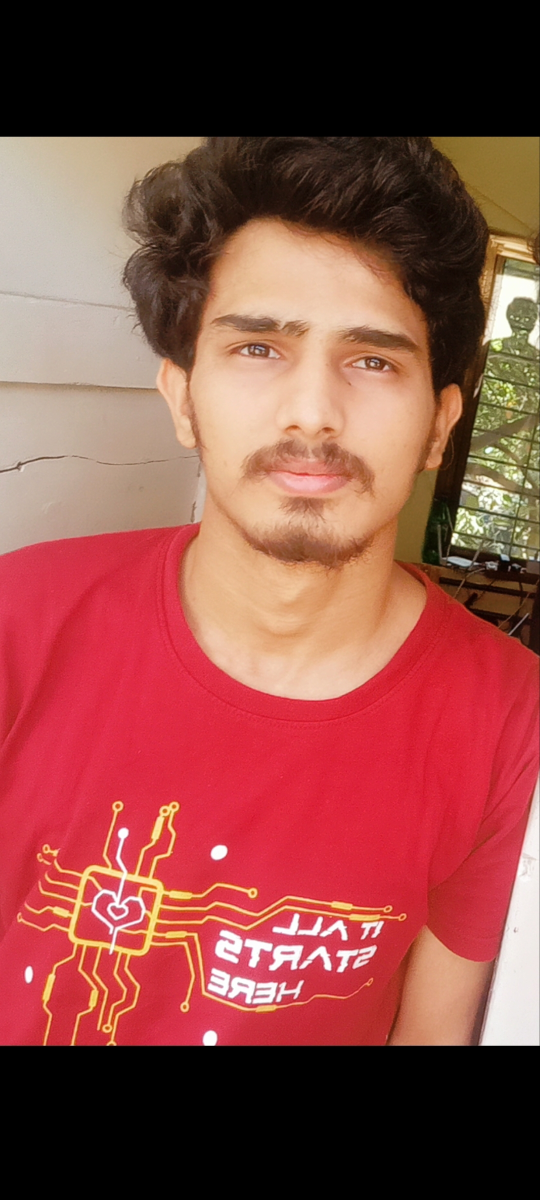
#> input picture abhi.jpg, 1080 x 2400 px, found by its file name (shown at 1/2 size)
$ jupyter execute assignment1_ip_20d070003.ipynb   (older library calls are emulated)
#> lines starting #> are read from the running program, lines starting #| are printed output that depends on the picture; after the words box and inside, x2 and y2 are one past the last pixel; in counts of white or black regions, pixels touching at a corner belong together
<a href="https://colab.research.google.com/github/AbhijeetAbhijeet/Image-Processing/blob/main/assignment1_ip_20d070003.ipynb" target="_parent"></a>

[cell 1]
import cv2 as cv     #importing cv2 library as cv
import numpy as np   #importing numpy lirary as np
from matplotlib import pyplot as plt  #importing matplot's pyplot library as plt for drawing Histograms
from skimage import exposure
from skimage.exposure import match_histograms
from google.colab.patches import cv2_imshow
#** Question 1 **

#Reading the image from path and saving it in the form of a numy array of name 'img'.
img = cv.imread('/content/abhi.jpg')
#> img is the input picture: shape (2400, 1080, 3); mean B, G, R 69.5, 76.3, 142.9

#Default image size is height=2400 and width=1080 too long
#Resizing the image so that seen fully on the desktop.
img = cv.resize(img,(360,780))
#> img: shape (780, 360, 3)

#Collecting the shape of image
print(img.shape)
#| (780, 360, 3)

#converting the image into gray image
img = cv.cvtColor(img,cv.COLOR_BGR2GRAY)
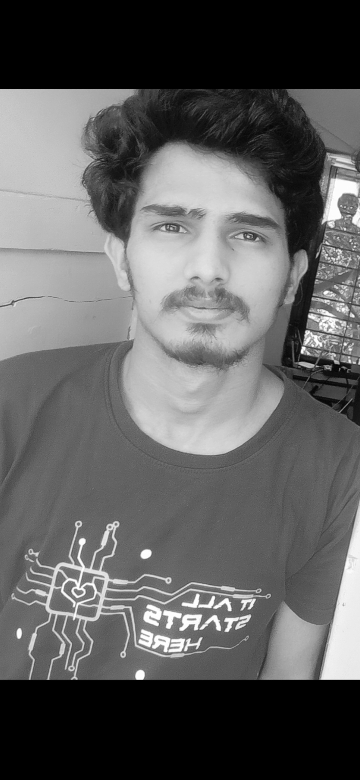
#> img: shape (780, 360); min 0, max 255, mean 95.5

#Displaying the image in a window named my_img
cv2_imshow(img)

[cell 2]
#** Question 2 **
#Calculating the center of the image named as 'img' and stroing it in a tuple named 'center'
height , width = img.shape[:2]
#> height = 780; width = 360
center = (width/2,height/2)
#> center = (180, 390)
print(center)    # center=(180.0,390.0)
#| (180.0, 390.0)

#Intinsity of center pixel
center_pixel_intinsity = img[180,290]   #194
#> center_pixel_intinsity = 17

#Pixels intinsity of a small setion Rectangle(10X10). Stroing in a 2D Array
small_sec_intensity = np.array(img[215:225,270:280])
print(small_sec_intensity)
#| [[154 150 137 129 124 123 123 122 115 118]
#|  [159 151 145 140 131 126 124 122 121 124]
#|  [145 157 151 145 133 128 123 119 119 119]
#|  [106 128 145 144 139 127 123 119 117 117]
#|  [104 109 117 141 138 133 129 124 114 118]
#|  [ 82 103 107 110 134 138 125 119 113 117]
#|  [ 75  83  85  92 110 139 136 117 113 113]
#|  [ 71  71  77  88  90 101 136 129 114 114]
#|  [ 75  73  72  76  70  78  95 131 121 112]
#|  [ 78  74  70  71  69  71  81  88 110 113]]

[cell 3]
#** Question 3 **
# Selected region for the 2D Array converted int a region of intinsity = 255 each pixel. And Showing
# in a new WIndow named my_new_image.
new_img_255 = np.array(img)
new_img_255[215:225,270:280] = 255
#> new_img_255: shape (780, 360); 0.04% of pixels changed, all inside (x1, y1, x2, y2) = (270, 215, 280, 225)

#Displaying the image in a window named 'my_img_255'
cv2_imshow(new_img_255)
#In the new Image the small rectamngle is completely White. And constant intinsity.

[cell 4]
#** Question 4 **
# Selected region for the 2D Array converted into a region of intinsity = 255 each pixel. And Showing
# in a new WIndow named my_new_image.
new_img_256 = np.array(img)
new_img_256[215:225,270:280] = 256
#Displaying the image in a window named 'my_img_256'
cv2_imshow(new_img_256)
#In the new Image the small rectamngle is completely Black. And constant intinsity.

[cell 5]
#** Question 5 **
#Here I used the slicing method of numpy arrays to crop the image.
#Crop Parameters Right = 20, Left = 20, Top = 100, Bottom = 200
new_sliced_img = np.array(img[100:580,20:340])
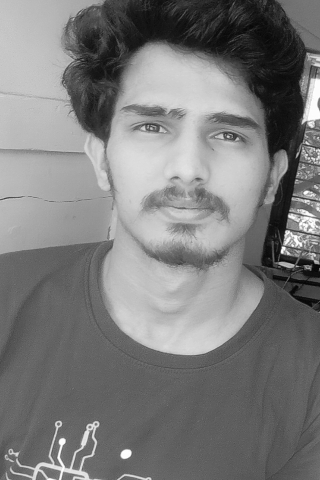
#> new_sliced_img: shape (480, 320); min 4, max 255, mean 123.7

#Displaying the image in a window named 'my_sliced_image'
cv2_imshow(new_sliced_img)

[cell 6]
#** Question 6 **
#Saving the croped image in png format using inwrite instruction.
cv.imwrite('/content/abhi.png', new_sliced_img)
#> Out = True

[cell 7]
#** Question 7 **

#Increasing the intensity of each pixel by a multiplying factor
add_50_img = np.array(50+img)
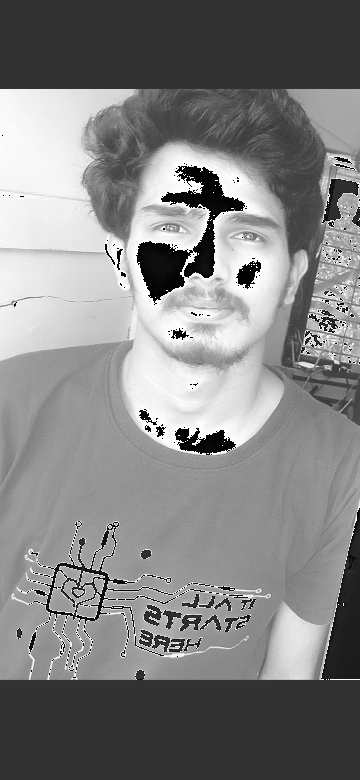
#> add_50_img: shape (780, 360); min 0, max 255, mean 131.2

#Displaying the image in a window named 'image_add_50'
cv2_imshow(add_50_img)

[cell 8]
#** Question 8 **
#Inverting the Image along the Y axis in co-ordinate axis. IN image point of view it is accross x-axis.
mirror_img = np.array(img[:780,360:0:-1])
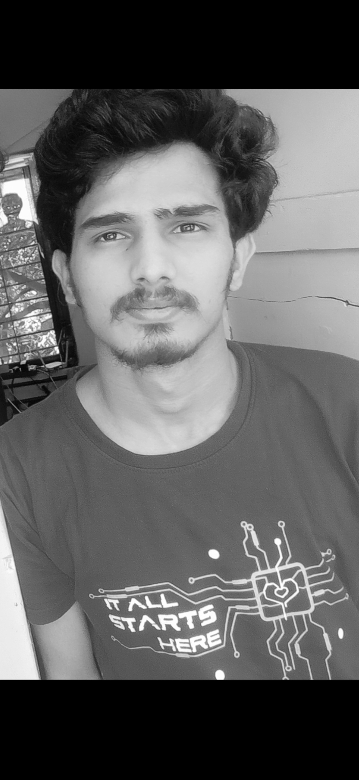
#> mirror_img: shape (780, 359); min 0, max 255, mean 95.4

#Displaying the image in a window named 'mirror_image'
cv2_imshow(mirror_img)

[cell 9]
#** Question 9 **

#Reading the image from path and saving it in the form of a numy array of name 'night_img'.
night_img = cv.imread('/content/night.jpg')
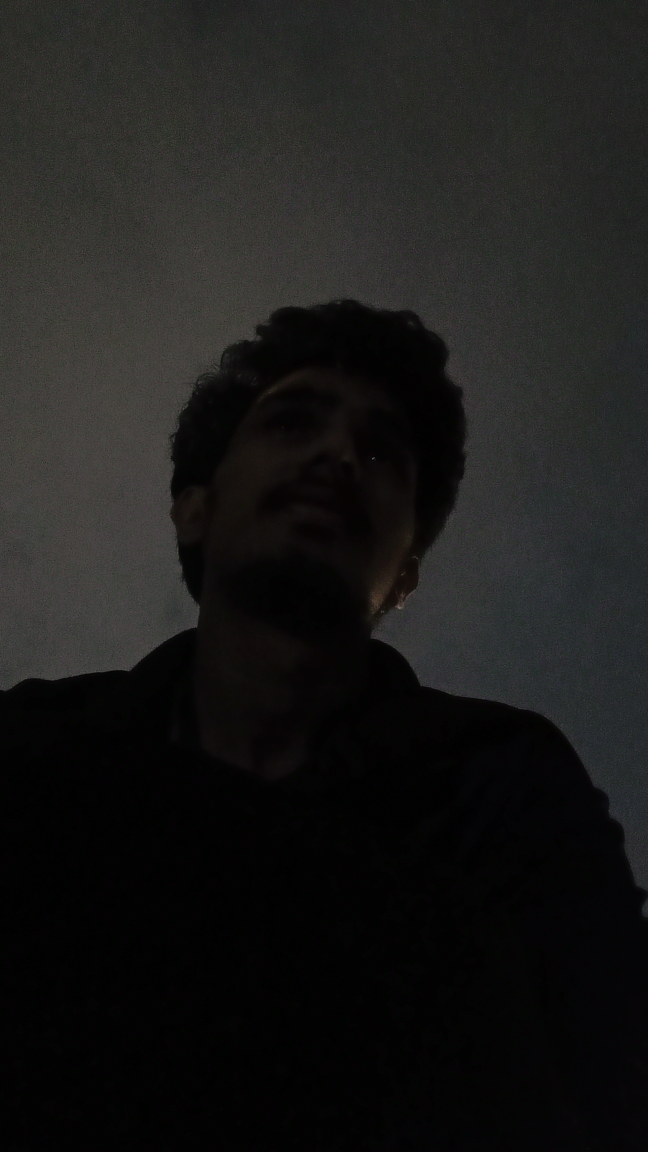
#> input picture night.jpg, 2592 x 4608 px, found by its file name (shown at 1/4 size)
#> night_img is the input picture: shape (4608, 2592, 3); mean B, G, R 25.2, 26.4, 26.6

#Image Height = 4608 and width =2592
#Need to resize so that fix on screen.
night_img = cv.resize(night_img,(440,780))
#> night_img: shape (780, 440, 3)

#Converting the image into Gray color
night_img = cv.cvtColor(night_img,cv.COLOR_BGR2GRAY)
#> night_img: shape (780, 440)

#Displaying the image in a window named 'night_image'
cv2_imshow(night_img)

fig,ax = plt.subplots(1,1)    #Defining only one figure 1 row and column
r = np.arange(256)            #x-axis in 1d array showing the different intensity levels.

#Convertin the intesities into  a 1d array so that used for making Histogram Data
intensity_array=night_img.reshape(440*780)
ax.hist(intensity_array,bins = r)   #Defining Histogram With its X and Y-axis Data
ax.set_title("histogram")
ax.set_xticks(r)
ax.set_xlabel('r')
ax.set_ylabel('no. of pixels')
#Showing the Histogram
plt.show()
#> figure, not shown here; tallest bar 53589 high, from x = 2 to 3

[cell 10]
#** Question 10 **
#Data Type if Intensities is 'uint8'
multiplying_factor = 2.29
#A new enhanced image = multiplying each pixel with multiplying factor
new_night_img = np.array(night_img*multiplying_factor)   #type = uint8
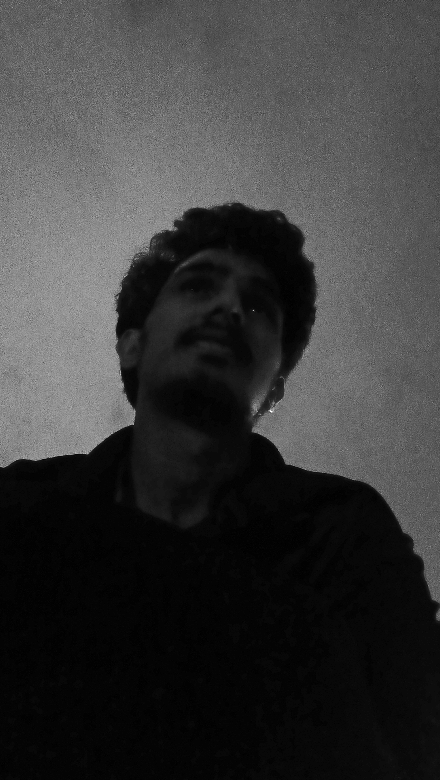
#> new_night_img: shape (780, 440) float64; min 0, max 265.6, mean 60.1; drawn with min black and max white
#converting the intexsities values inyo integer because float are not read by uint8 type
new_night_img= np.int_(new_night_img)   #type = int32
#reconvertint the int into uint8 so that yse this array as image array
new_night_img = np.uint8(new_night_img)  #type = uint8

#Displaying the image in a window named 'nw_night_image'
cv2_imshow(new_night_img)

[cell 11]
#** Question 11 **
gamma_factor = 1/4            #Best subjective gamma = 1.1766
#First converting the entesities if each pixel less than one
gm_nt_img = night_img/255
#Now importing the gamma factor, I use less than one pixel because if it is not less than one the maximum
#value of ,gamma factor is 1.176 to convert the maximun intensity into 255 intensity level.
#But if each intensity level is less than one we can any value of gamma factor
#which is greater than 1 satisfies levels are less than one.
gm_nt_img = np.array(gm_nt_img**gamma_factor)
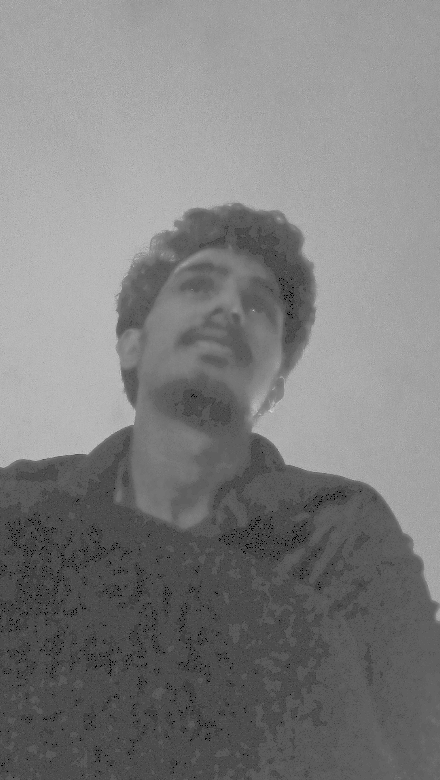
#> gm_nt_img: shape (780, 440) float64; min 0, max 0.821, mean 0.497
#Again converting the intensities levels from 1 to 255
gm_nt_img = gm_nt_img*255
#Levels are not exactly integers , so need to convert them into integer
gm_nt_img = np.int_(gm_nt_img) #type int32
#Againt tyoe into uint8 , so use array as Image.
gamma_night_img = np.uint8(gm_nt_img) #uint8

#Displaying the image in a window named 'gamma_night_image'
cv2_imshow(gamma_night_img)

[cell 12]
#** Question 12 **
fig1,ax1 = plt.subplots(1,1)    #Defining only one figure 1 row and column
r1 = np.arange(256)            #x-axis in 1d array showing the different intensity levels.
intensity_array1=night_img.reshape(440*780)
#Defining no. of pixels at each intensity level.
pixel_no,intensity_level = np.histogram(intensity_array1, np.arange(0,256))
#> pixel_no = 255 values, max 53589 at index 2, min 0 at index 89, mean 1345.9; intensity_level = 256 values from 0 to 255
pixel_no_cumm = np.cumsum(pixel_no)  #Defining the cummulative at each intensity level of pixel numbers.
#> pixel_no_cumm = 255 values from 1328 to 343200
s_hist_equa = pixel_no_cumm*255/(440*780)      #Intensity transfrom from r1 to s by applying histogram equalization.
#> s_hist_equa = 255 values from 0.987 to 255
s_hist_equa= np.int_(s_hist_equa)  #Making the float values int type = int32
#> s_hist_equa = 255 values from 0 to 255
s_hist_equa = np.uint8(s_hist_equa)  #type = uint8
print(len(s_hist_equa))
#| 255
#I  conver the r space into a S space
#Image intesity levels are still in r space
#So, first the 1d array of intensities in S sapce.
equalized_night_intensity_1d_array = s_hist_equa[intensity_array1]

#Converting this 1d array into a 2d array so used as a image array
equalized_night_img = equalized_night_intensity_1d_array.reshape(780,440)
 #Image Diplaying
cv2_imshow(equalized_night_img)

ax1.hist(equalized_night_intensity_1d_array,bins = r1)
ax1.set_title("histogram")
ax1.set_xticks(r1)
ax1.set_xlabel('Intensity Levels')
ax1.set_ylabel('no. of pixels')
plt.show()
#> figure, not shown here; tallest bar 53589 high, from x = 54 to 55
#This Histogram is not flat and also skipping many intensity levels
#Because the pro. density function is like a delta train function and not a constant functio.
#So the floatting values between different intensities levels have zero pixels
#And the intigration is exactly a Discrete Sum not a continious integration.
#Lower Intensity levles have higher propability so the matched to highr intensities
#directly skipping many lower intensities.
#The no. of pixels corresponding to intensity level in r Domain map to a intensity
#in s domain having  same no. of pixels .
#So the pdf itself is not flat so the new histogram will not be flat
#This Histogram just doing the spacing between energy levele and merging the intensity levels with lowre prob.
#This shouldn't be flat according to theory.

[cell 13]
#** Question 13 **
#Reference or specified histogram
img = cv.resize(img,(440,780))
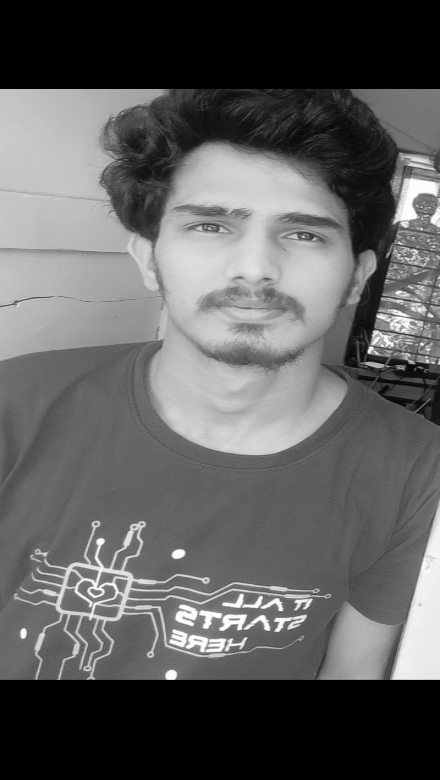
#> img: shape (780, 440); min 0, max 255, mean 95.5
#Matched Histogram
matched = match_histograms(night_img,img,multichannel=True)
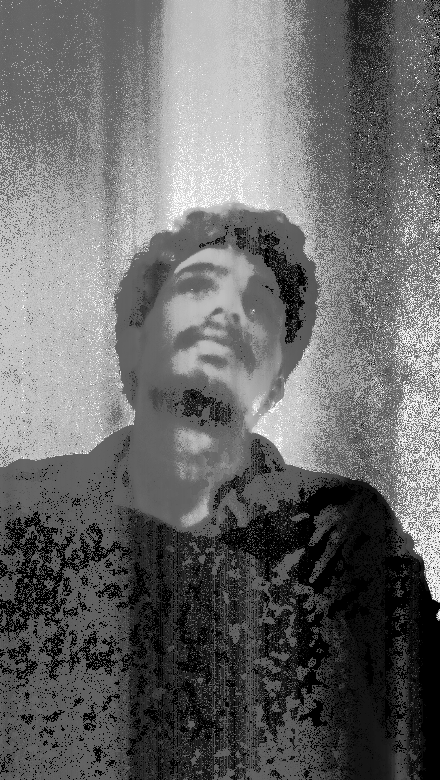
#> matched: shape (780, 440); min 0, max 255, mean 104.9
cv2_imshow(matched)


#Histogram Showing
fig,ax1 = plt.subplots(1,1)    #Defining only one figure 1 row and column
fig2,ax2 = plt.subplots(1,1)
fig3,ax3 = plt.subplots(1,1)
r = np.arange(256)            #x-axis in 1d array showing the different intensity levels.

#Convertin the intesities into  a 1d array so that used for making Histogram Data
intensity_array_ref=img.reshape(440*780)      #Reference Array
intensity_array_inp=night_img.reshape(440*780)#Input Array
intensity_array_mat=matched.reshape(440*780)  #Matched Array

#Histogram plotting
ax1.hist(intensity_array_ref,bins = r)   #Defining Histogram With its X and Y-axis Data
ax2.hist(intensity_array_inp,bins = r)
ax3.hist(intensity_array_mat,bins = r)

#Putting visual information of Histogram, seen by users
ax1.set_title("Specified Histogram")
ax1.set_xticks(r)
ax1.set_xlabel('Intesity levels')
ax1.set_ylabel('no. of pixels')

ax2.set_title("Input Histogram")
ax2.set_xticks(r)
ax2.set_xlabel('Intesity levels')
ax2.set_ylabel('no. of pixels')

ax3.set_title("Matched Histogram")
ax3.set_xticks(r)
ax3.set_xlabel('Intesity levels')
ax3.set_ylabel('no. of pixels')
#Showing the Histogram
plt.show()
#> figure, not shown here; tallest bar 82389 high, from x = 0 to 1
#> figure, not shown here; tallest bar 53589 high, from x = 2 to 3
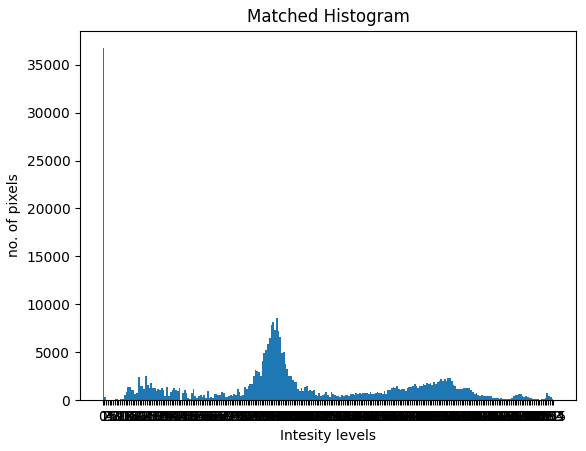
#> figure drawn by matplotlib, 1 panel; tallest bar 36713 high, from x = 0 to 1

# Reference for quesno 13 is this web site "https://www.geeksforgeeks.org/histogram-matching-with-opencv-scikit-image-and-python/"
